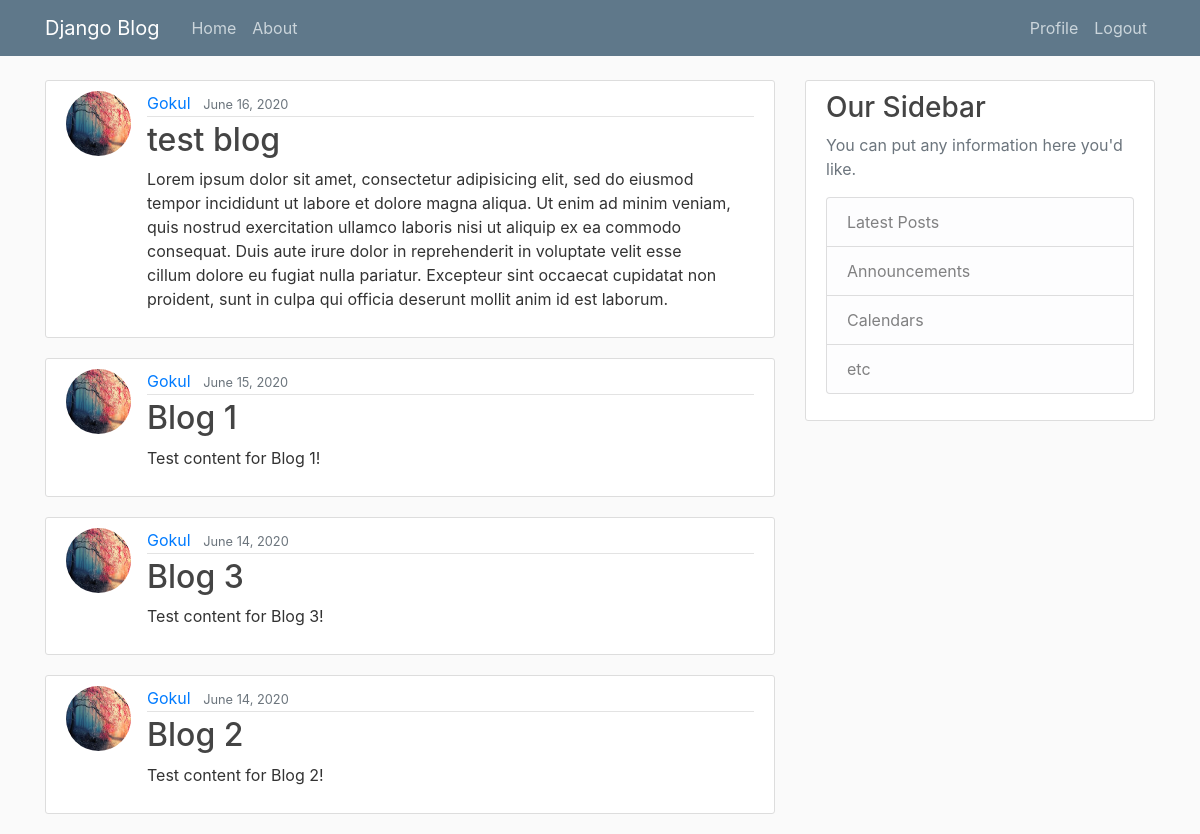
The app's page / (signed in) with its own data.
### blog/models.py (models this page shows, shortened)
class Post(models.Model):
	title = models.CharField(max_length=100)
	content = models.TextField()
	date_posted = models.DateTimeField(default=timezone.now)
	author = models.ForeignKey(User, on_delete=models.CASCADE)

### users/models.py (models this page shows, shortened)
class Profile(models.Model):
	user = models.OneToOneField(User, on_delete=models.CASCADE)
	image = models.ImageField(default='default.jpg', upload_to='profile_pics')

### blog/views.py (the view)
# urls.py: path('', PostListView.as_view(), name='blog-home'),
class PostListView(LoginRequiredMixin, ListView):
	model = Post
	template_name = 'blog/home.html'
	context_object_name = 'posts'
	ordering = ['-date_posted']

### blog/templates/blog/home.html
{% extends "blog/base.html" %}
{% block content %}
	{% for post in posts %}
		<article class="media content-section">
			<img class="rounded-circle article-img" src="{{ post.author.profile.image.url }}">
		  <div class="media-body">
		    <div class="article-metadata">
		      <a class="mr-2" href="#">{{ post.author }}</a>
		      <small class="text-muted">{{ post.date_posted | date:"F d, Y"}}</small>
		    </div>
		    <h2><a class="article-title" href="{% url 'post-detail' post.id %}">{{ post.title }}</a></h2>
		    <p class="article-content">{{ post.content }}</p>
		  </div>
		</article>
	{% endfor %}
{% endblock content %}

### blog/static/blog/main.css (style rules this page uses)
body { background: #fafafa; color: #333333; margin-top: 5rem; }
h1, h2, h3, h4, h5, h6 { color: #444444; }
.content-section { background: #ffffff; padding: 10px 20px; border: 1px solid #dddddd; border-radius: 3px; margin-bottom: 20px; }
.article-title { color: #444444; }
.article-content { white-space: pre-line; }
.article-img { height: 65px; width: 65px; margin-right: 16px; }
.article-metadata { padding-bottom: 1px; margin-bottom: 4px; border-bottom: 1px solid #e3e3e3 }

### records on screen
Post: author.profile.image (picture), author "Gokul", date_posted "June 16, 2020", title "test blog", content "Lorem ipsum dolor sit amet, consectetur adipisicing elit, sed do eiusmod tempor incididunt ut labore et dolore magna aliqua. Ut enim ad minim veniam, quis nostrud exercitation ullamco laboris nisi ut aliquip ex ea commodo consequat. Duis aute irure dolor in reprehenderit in voluptate velit esse cillum dolore eu fugiat nulla pariatur. Excepteur sint occaecat cupidatat non proident, sunt in culpa qui officia deserunt mollit anim id est laborum."
Post: author.profile.image (picture), author "Gokul", date_posted "June 15, 2020", title "Blog 1", content "Test content for Blog 1!"
Post: author.profile.image (picture), author "Gokul", date_posted "June 14, 2020", title "Blog 3", content "Test content for Blog 3!"
Post: author.profile.image (picture), author "Gokul", date_posted "June 14, 2020", title "Blog 2", content "Test content for Blog 2!"
